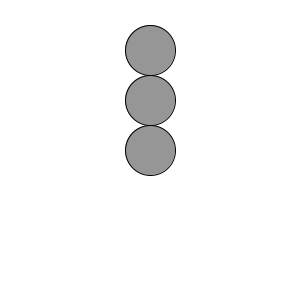
Frame 1 (no input)
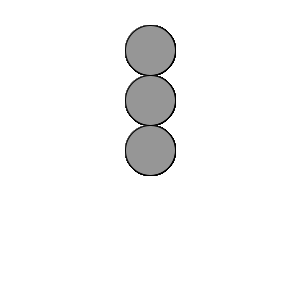
Frame 60 (the mouse pressed at the canvas centre just before this capture)
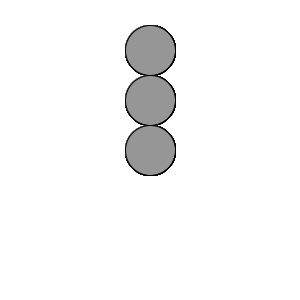
Frame 120 (the mouse held since frame 60 and released just before this capture)

The Processing sketch that drew these frames (run headless with seeded random() and noise(); from frame 60 on, the mouse is pressed at the canvas centre):

// Processing sketch: Task3_week6
// ── Task3_week6.pde
color red = color (255,0,0);
color green = color(0,255,0);
color yellow = color(255,255,0);
color grey = color (150);
color c;

void setup () {
  size(300,300);
  frameRate(10);
  background(255);
}
void draw () {
  fill(grey);
  circle(height/2,width/2,50);
  circle(height/2,width/3,50);
  circle(height/2,width/6,50);
  //noFill();
}
void keyPressed () {

  if (key=='a' || key=='A') {
    c = green;
    fill(c);
    circle(height/2,width/2,50);
    //noFill();
  }
  else if (key=='b' || key=='B') {
    c = yellow;
    fill(c);
    circle(height/2,width/3,50);
    noFill();
  }
  else if (key=='c' || key =='C') {
    c = red;
    fill(c);
    circle(height/2,width/6,50);
    //noFill();
  }
  else c = grey;
}
